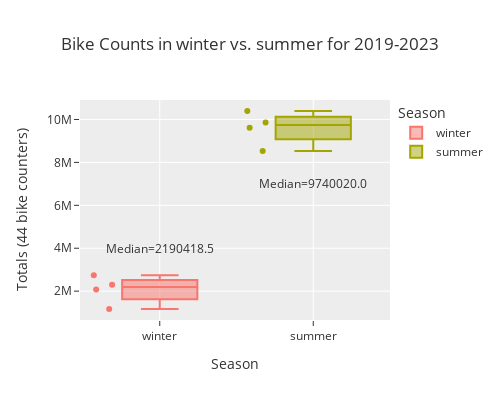

Write notebook code for a chart like this one.
### Code cell
fig3 = px.box(df_seasons, x="Season", y="Count", points="all", 
              color="Season",
              width=500,height=400,
              title="Bike Counts in winter vs. summer for 2019-2023", 
              template='ggplot2')
fig3.update_layout(yaxis_title="Totals (44 bike counters)")
fig3.add_annotation(text=f"Median={df_seasons_stats['median'][0]}", x="winter", y=4000000, showarrow=False)
fig3.add_annotation(text=f"Median={df_seasons_stats['median'][1]}", x="summer", y=7000000, showarrow=False)
fig3.show()
fig3.write_image('fig-boxplot_bikes_by_seasons_2019-2023.png')

### Figure 1 — Plotly figure (JSON) as saved in the notebook; plotly's stock layout.template omitted (floating-point values rounded to 4 significant figures)
{"data": [{"alignmentgroup": "True", "boxpoints": "all", "hovertemplate": "Season=%{x}<br>Count=%{y}<extra></extra>", "legendgroup": "winter", "marker": {"color": "#F8766D"}, "name": "winter", "notched": false, "offsetgroup": "winter", "orientation": "v", "showlegend": true, "type": "box", "x": ["winter", "winter", "winter", "winter"], "x0": " ", "xaxis": "x", "y": [1168234, 2302941, 2738323, 2077896], "y0": " ", "yaxis": "y"}, {"alignmentgroup": "True", "boxpoints": "all", "hovertemplate": "Season=%{x}<br>Count=%{y}<extra></extra>", "legendgroup": "summer", "marker": {"color": "#A3A500"}, "name": "summer", "notched": false, "offsetgroup": "summer", "orientation": "v", "showlegend": true, "type": "box", "x": ["summer", "summer", "summer", "summer"], "x0": " ", "xaxis": "x", "y": [9862393, 10395410, 8532168, 9617647], "y0": " ", "yaxis": "y"}], "layout": {"annotations": [{"showarrow": false, "text": "Median=2190418.5", "x": "winter", "y": 4000000}, {"showarrow": false, "text": "Median=9740020.0", "x": "summer", "y": 7000000}], "boxmode": "overlay", "height": 400, "legend": {"title": {"text": "Season"}, "tracegroupgap": 0}, "title": {"text": "Bike Counts in winter vs. summer for 2019-2023"}, "width": 500, "xaxis": {"anchor": "y", "categoryarray": ["winter", "summer"], "categoryorder": "array", "domain": [0, 1], "title": {"text": "Season"}}, "yaxis": {"anchor": "x", "domain": [0, 1], "title": {"text": "Totals (44 bike counters)"}}}}
